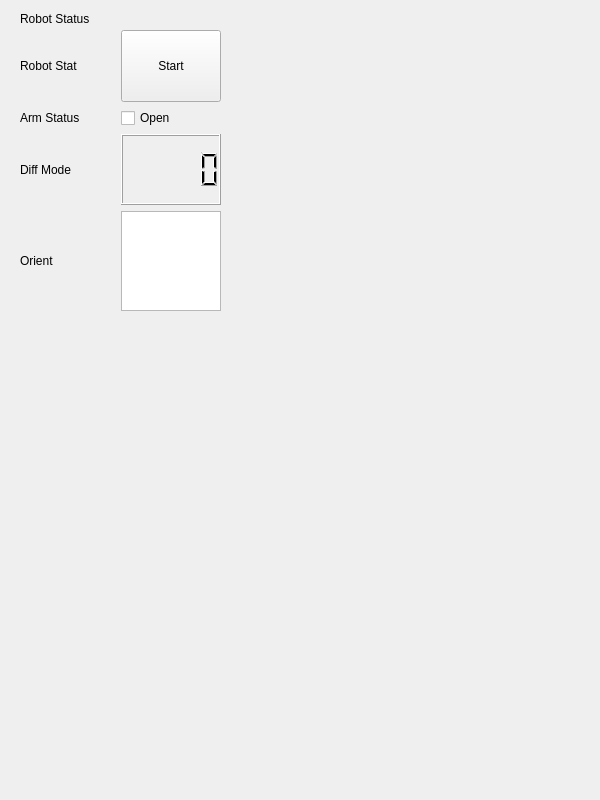
<?xml version="1.0" encoding="UTF-8"?>
<ui version="4.0">
 <class>OcareGui</class>
 <widget class="QWidget" name="OcareGui">
  <property name="geometry">
   <rect>
    <x>0</x>
    <y>0</y>
    <width>600</width>
    <height>800</height>
   </rect>
  </property>
  <property name="windowTitle">
   <string>Form</string>
  </property>
  <widget class="QWidget" name="gridLayoutWidget">
   <property name="geometry">
    <rect>
     <x>20</x>
     <y>30</y>
     <width>201</width>
     <height>281</height>
    </rect>
   </property>
   <layout class="QGridLayout" name="gridLayout">
    <item row="4" column="1">
     <widget class="QLCDNumber" name="lcdNumberDiffMode"/>
    </item>
    <item row="0" column="0">
     <widget class="QLabel" name="label">
      <property name="text">
       <string>Robot Stat</string>
      </property>
     </widget>
    </item>
    <item row="7" column="0">
     <widget class="QLabel" name="label_4">
      <property name="text">
       <string>Orient</string>
      </property>
     </widget>
    </item>
    <item row="3" column="0">
     <widget class="QLabel" name="label_2">
      <property name="text">
       <string>Arm Status</string>
      </property>
     </widget>
    </item>
    <item row="4" column="0">
     <widget class="QLabel" name="label_3">
      <property name="text">
       <string>Diff Mode</string>
      </property>
     </widget>
    </item>
    <item row="0" column="1">
     <widget class="QPushButton" name="pushButtonStart">
      <property name="sizePolicy">
       <sizepolicy hsizetype="Minimum" vsizetype="Preferred">
        <horstretch>0</horstretch>
        <verstretch>0</verstretch>
       </sizepolicy>
      </property>
      <property name="cursor">
       <cursorShape>ArrowCursor</cursorShape>
      </property>
      <property name="text">
       <string>Start</string>
      </property>
     </widget>
    </item>
    <item row="3" column="1">
     <widget class="QCheckBox" name="checkBoxArmOpen">
      <property name="sizePolicy">
       <sizepolicy hsizetype="Minimum" vsizetype="Fixed">
        <horstretch>0</horstretch>
        <verstretch>0</verstretch>
       </sizepolicy>
      </property>
      <property name="text">
       <string>Open</string>
      </property>
     </widget>
    </item>
    <item row="7" column="1">
     <widget class="QGraphicsView" name="graphicsViewOrient">
      <property name="sizePolicy">
       <sizepolicy hsizetype="Fixed" vsizetype="Fixed">
        <horstretch>0</horstretch>
        <verstretch>0</verstretch>
       </sizepolicy>
      </property>
      <property name="maximumSize">
       <size>
        <width>100</width>
        <height>100</height>
       </size>
      </property>
      <property name="sizeIncrement">
       <size>
        <width>0</width>
        <height>0</height>
       </size>
      </property>
     </widget>
    </item>
   </layout>
  </widget>
  <widget class="QLabel" name="label_5">
   <property name="geometry">
    <rect>
     <x>20</x>
     <y>10</y>
     <width>131</width>
     <height>17</height>
    </rect>
   </property>
   <property name="text">
    <string>Robot Status</string>
   </property>
  </widget>
 </widget>
 <resources/>
 <connections/>
</ui>
